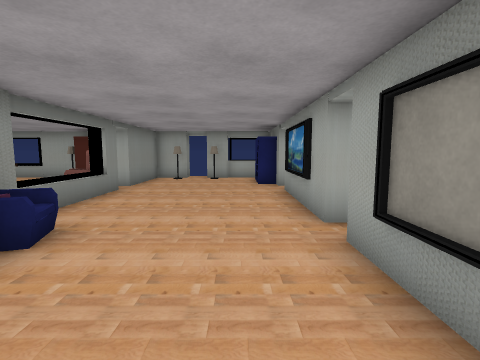
view 1 (above)

17 first-person views from a walk through a Unity game level. The camera is 1.2 m above the floor, tilts 6° down and sees 85° across. The floor is counted in squares, 1 m on a side. Each view is taken from the middle of a square. On the plan, view 1 faces up. The plan holds only what a view shows up to about 12 squares ahead; the rest is blank. The player is left out. Some animated figures are not drawn. Door leaves are left out, so doorways stand open. Some surface patterns are stand-ins.

view 2
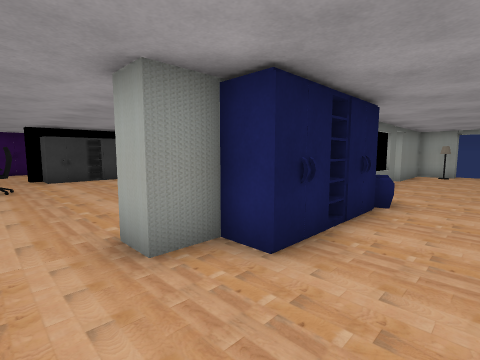

view 3
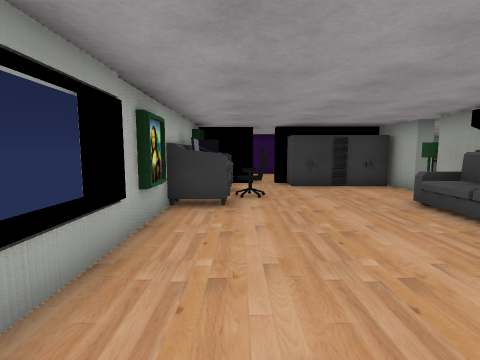

view 4
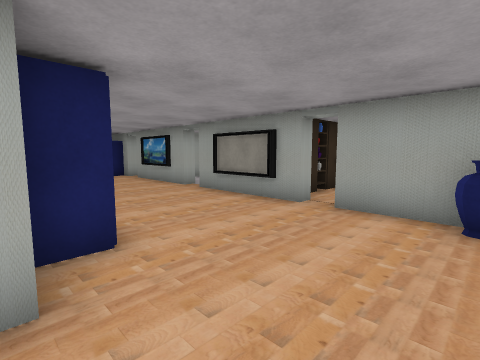

view 5
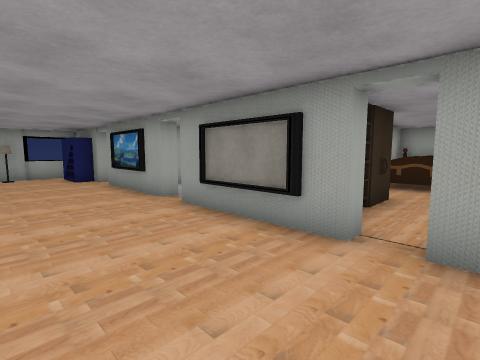

view 6
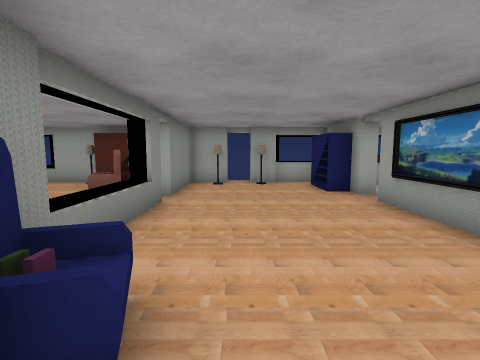

view 7
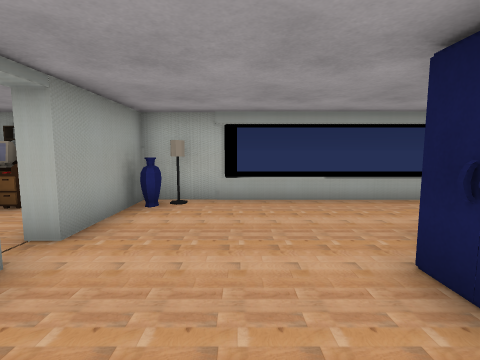

view 8
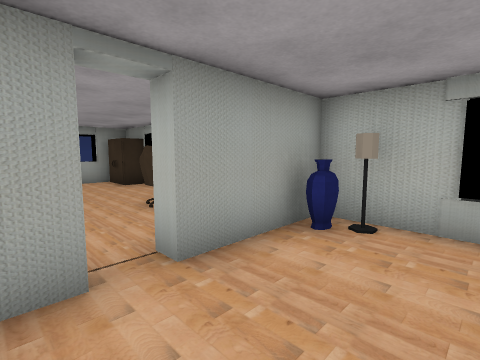

view 9
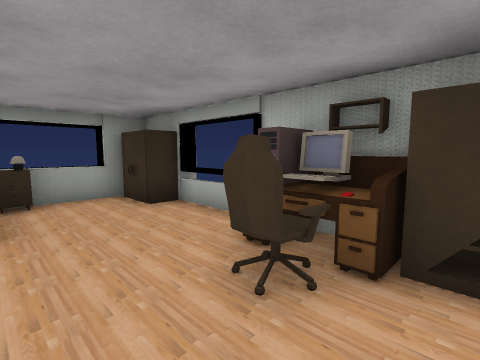

view 10
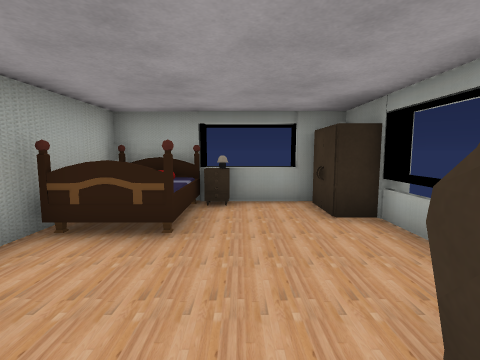

view 11
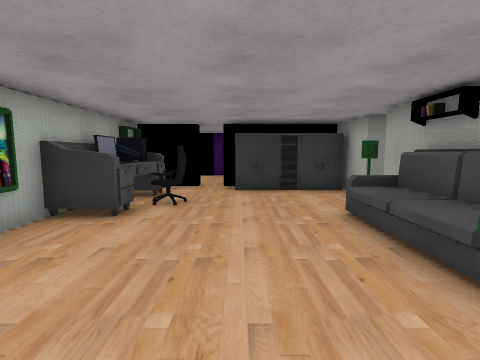

view 12
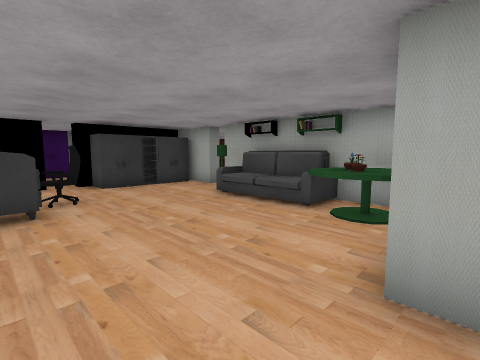

view 13
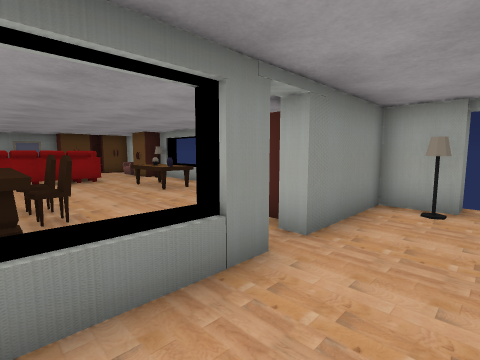

view 14
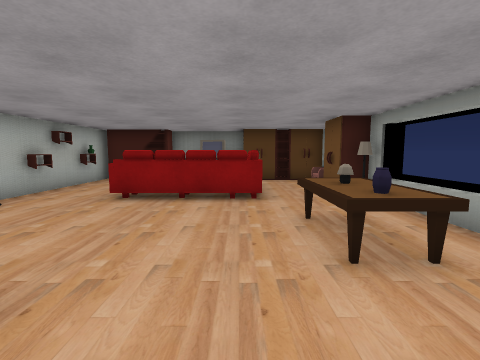

view 15
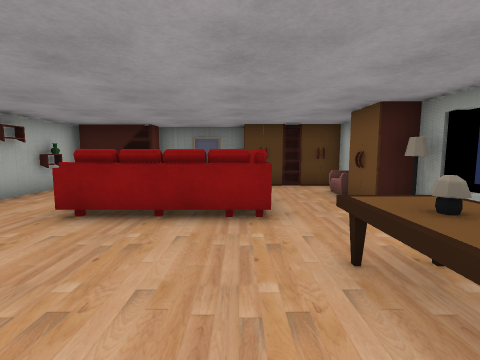

view 16
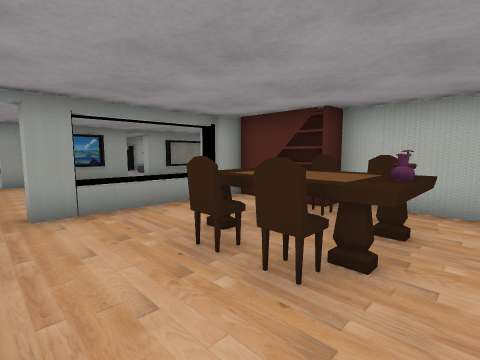

view 17
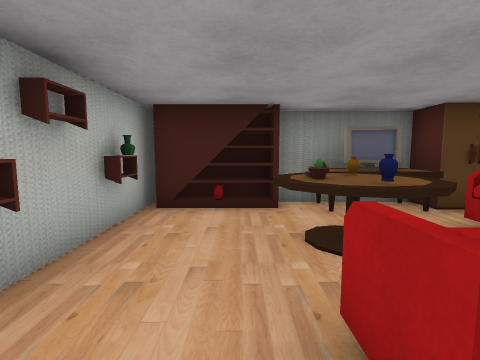

### Floor plan
Key: @ floor where view 1 was taken; # wall or solid block; . floor; D open door; = window, fence, low wall or low ledge; L lamp; A armchair; B books; W wardrobe; E desk; S vase; C bed; H chair; K bookshelf; T table; O other object.
Columns run from 20 left of view 1 to 11 right of it. Each row starts with its distance up from view 1.
 13  ##   #====###  ##D#=#
 12  #. #WL.....O####L.L.###
 11  W......TTS...  #....#
 10  #.......TT...A##....##
  9 #######.........D.....D
  8 ###.  #.........#.....#
  7 ##### #....#.#..#.....###
  6 #..#T.=....###..#.....#.
  5  K.........###..#.....#
  4  K.........H#H..#B....D
  3 ########DD#####  AB...#
  2       W..L#####  W....#
  1       W...########....# W  #####
  0       W......... W..@.####..CCC#
 -1      ##.........#.....D.....CC##
 -2  #...D................#........=
 -3      #..###...........#.HH.....=
 -4        ###E.........LS#K##...W##
 -5        #######=====############

Where each view was taken, in squares from view 1:
view 1: 0 up, 0 right, facing up
view 2: 3 down, 1 left, facing up-left
view 3: 3 down, 4 left, facing left
view 4: 4 down, 4 left, facing up-right
view 5: 2 down, 2 left, facing up-right
view 6: 2 up, 2 left, facing up
view 7: 2 up, 1 left, facing down
view 8: 0 up, 1 left, facing down-right
view 9: 1 down, 3 right, facing down-right
view 10: 2 down, 4 right, facing right
view 11: 1 down, 5 left, facing left
view 12: 4 down, 4 left, facing up-left
view 13: 6 up, 2 left, facing up-left
view 14: 9 up, 7 left, facing left
view 15: 9 up, 9 left, facing left
view 16: 9 up, 10 left, facing down-right
view 17: 5 up, 13 left, facing left
